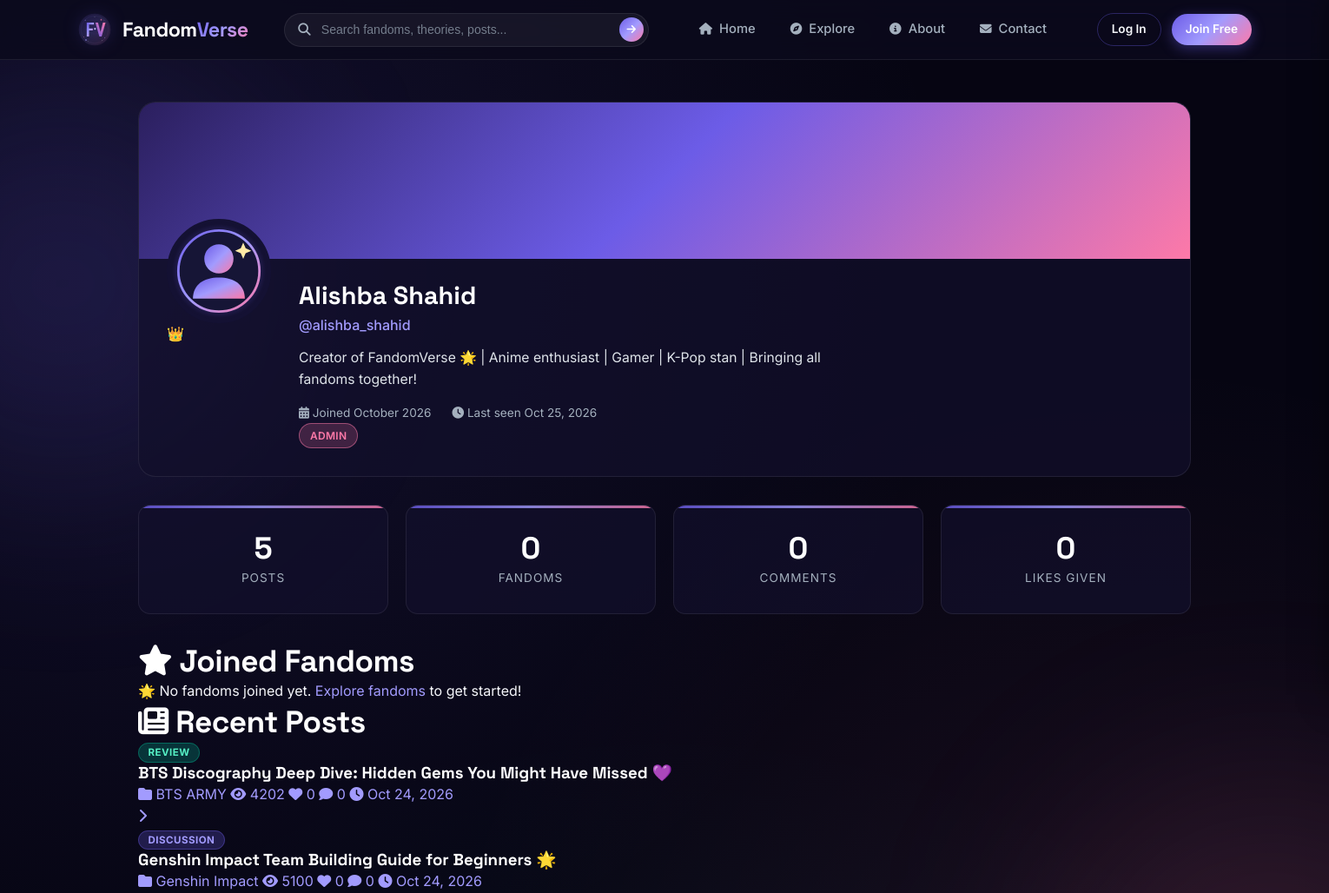
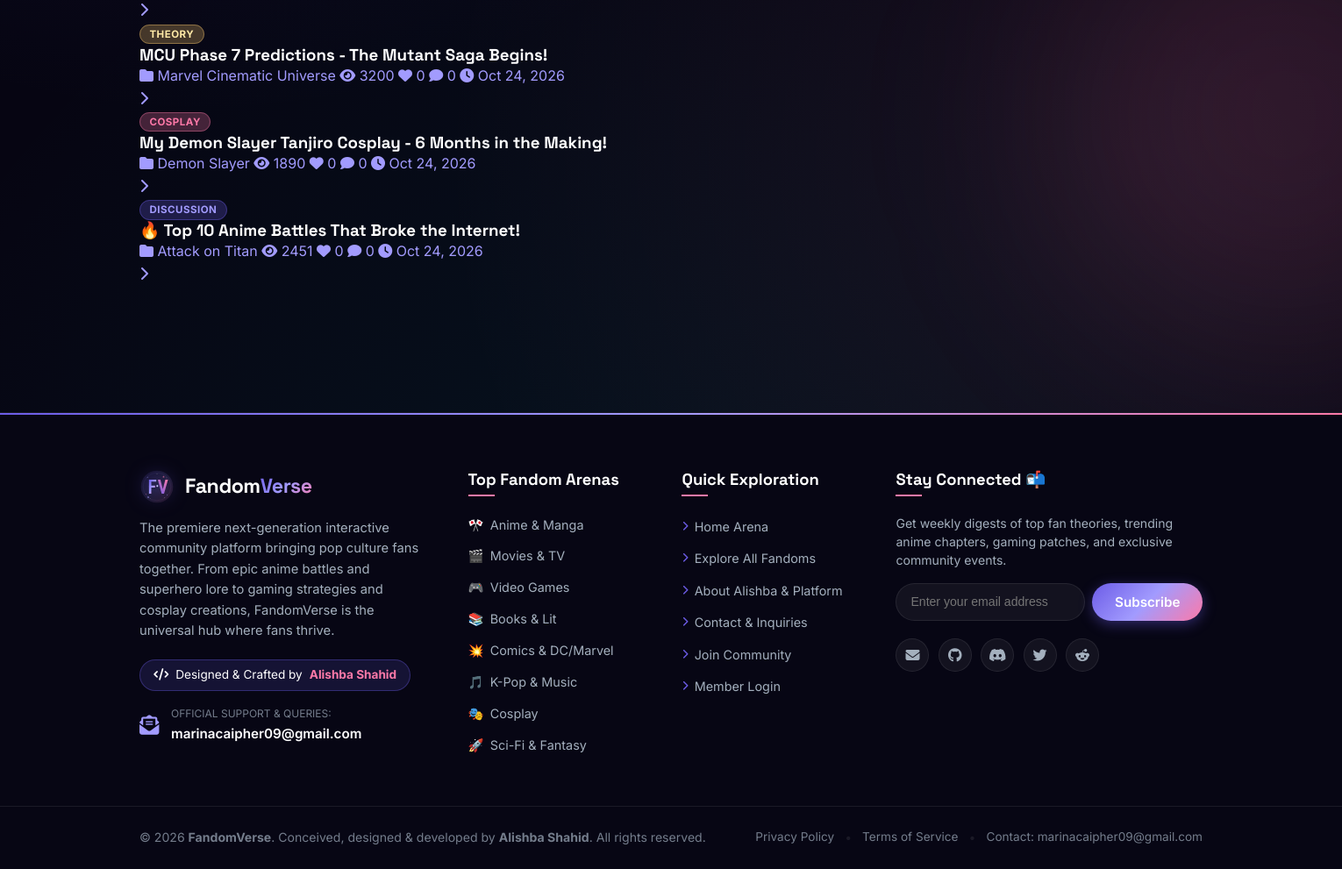
Screenshot of /profile/alishba_shahid with the database file from the repository (2 pictures, top to bottom).
### app.py (models this page shows, shortened)
class User(UserMixin, db.Model):
    id = db.Column(db.Integer, primary_key=True)
    username = db.Column(db.String(80), unique=True, nullable=False, index=True)
    email = db.Column(db.String(120), unique=True, nullable=False, index=True)
    password_hash = db.Column(db.String(256), nullable=False)
    display_name = db.Column(db.String(100))
    bio = db.Column(db.Text, default='')
    avatar_url = db.Column(db.String(300), default='/static/images/default-avatar.svg')
    role = db.Column(db.String(20), default='member')  # member, moderator, admin
    is_active = db.Column(db.Boolean, default=True)
    created_at = db.Column(db.DateTime, default=datetime.utcnow)
    last_seen = db.Column(db.DateTime, default=datetime.utcnow)
    posts = db.relationship('Post', backref='author', lazy='dynamic', cascade='all, delete-orphan')
    comments = db.relationship('Comment', backref='author', lazy='dynamic', cascade='all, delete-orphan')
    likes = db.relationship('Like', backref='user', lazy='dynamic', cascade='all, delete-orphan')
    joined_fandoms = db.relationship('Fandom', secondary=user_fandoms, backref=db.backref('members', lazy='dynamic'))

class Post(db.Model):
    id = db.Column(db.Integer, primary_key=True)
    title = db.Column(db.String(200), nullable=False)
    content = db.Column(db.Text, nullable=False)
    post_type = db.Column(db.String(20), default='discussion')  # discussion, theory, fanart, review, meme, cosplay
    image_url = db.Column(db.String(300))
    views = db.Column(db.Integer, default=0)
    is_pinned = db.Column(db.Boolean, default=False)
    created_at = db.Column(db.DateTime, default=datetime.utcnow)
    updated_at = db.Column(db.DateTime, default=datetime.utcnow, onupdate=datetime.utcnow)
    author_id = db.Column(db.Integer, db.ForeignKey('user.id'), nullable=False)
    fandom_id = db.Column(db.Integer, db.ForeignKey('fandom.id'), nullable=False)
    comments = db.relationship('Comment', backref='post', lazy='dynamic', cascade='all, delete-orphan')
    likes = db.relationship('Like', backref='post', lazy='dynamic', cascade='all, delete-orphan')
    tags = db.relationship('Tag', secondary=post_tags, backref=db.backref('posts', lazy='dynamic'))
    @property
    def like_count(self):
        return self.likes.count()
    @property
    def comment_count(self):
        return self.comments.count()

class Fandom(db.Model):
    id = db.Column(db.Integer, primary_key=True)
    name = db.Column(db.String(100), unique=True, nullable=False, index=True)
    slug = db.Column(db.String(120), unique=True, nullable=False, index=True)
    description = db.Column(db.Text, nullable=False)
    category = db.Column(db.String(50), nullable=False)  # anime, movies, games, tv, books, comics, music, kpop
    cover_image = db.Column(db.String(300), default='/static/images/default-fandom.svg')
    icon_emoji = db.Column(db.String(10), default='⭐')
    member_count = db.Column(db.Integer, default=0)
    is_featured = db.Column(db.Boolean, default=False)
    created_at = db.Column(db.DateTime, default=datetime.utcnow)
    posts = db.relationship('Post', backref='fandom', lazy='dynamic', cascade='all, delete-orphan')

### app.py (the view)
@app.route('/profile/<username>')
def profile(username):
    user = User.query.filter_by(username=username).first_or_404()
    posts = Post.query.filter_by(author_id=user.id).order_by(Post.created_at.desc()).limit(20).all()
    return render_template('profile.html', profile_user=user, posts=posts)

### app.py (called while the page is built)
@app.context_processor
def inject_globals():
    categories = [
        {'name': 'Anime & Manga', 'slug': 'anime', 'icon': '🎌', 'color': '#e84393'},
        {'name': 'Movies & TV', 'slug': 'movies', 'icon': '🎬', 'color': '#6c5ce7'},
        {'name': 'Video Games', 'slug': 'games', 'icon': '🎮', 'color': '#00b894'},
        {'name': 'Books & Lit', 'slug': 'books', 'icon': '📚', 'color': '#fdcb6e'},
        {'name': 'Comics & DC/Marvel', 'slug': 'comics', 'icon': '💥', 'color': '#e17055'},
        {'name': 'K-Pop & Music', 'slug': 'kpop', 'icon': '🎵', 'color': '#a29bfe'},
        {'name': 'Cosplay', 'slug': 'cosplay', 'icon': '🎭', 'color': '#fd79a8'},
        {'name': 'Sci-Fi & Fantasy', 'slug': 'scifi', 'icon': '🚀', 'color': '#0984e3'},
    ]
    return dict(
        categories=categories,
        current_year=datetime.utcnow().year,
        site_name='FandomVerse'
    )

### templates/profile.html (shortened to what this page needs)
{% extends "base.html" %}
{% block content %}
<section class="profile-page">
    <div class="container">
        <div class="profile-header animate-on-scroll" data-animation="fadeIn">
            <div class="profile-cover">
            </div>
            <div class="profile-info">
                <div class="profile-avatar-wrapper">
                    <img src="{{ profile_user.avatar_url }}" alt="{{ profile_user.display_name }}" class="profile-avatar">
                    {% if profile_user.role == 'admin' %}
                    <span class="role-badge admin-badge" title="Admin">👑</span>
                    {% elif profile_user.role == 'moderator' %}
                    <span class="role-badge mod-badge" title="Moderator">🛡️</span>
                    {% endif %}
                </div>
                <div class="profile-details">
                    <h1 class="profile-display-name">{{ profile_user.display_name or profile_user.username }}</h1>
                    <p class="profile-username">@{{ profile_user.username }}</p>
                    {% if profile_user.bio %}
                    <p class="profile-bio">{{ profile_user.bio }}</p>
                    {% endif %}
                    <div class="profile-meta">
                        <span class="meta-item"><i class="fas fa-calendar-alt"></i> Joined {{ profile_user.created_at.strftime('%B %Y') }}</span>
                        <span class="meta-item"><i class="fas fa-clock"></i> Last seen {{ profile_user.last_seen.strftime('%b %d, %Y') if profile_user.last_seen else 'N/A' }}</span>
                    </div>
                    {% if profile_user.role %}
                    <span class="badge badge-{{ profile_user.role }}">{{ profile_user.role | capitalize }}</span>
                    {% endif %}
                </div>
            </div>
        </div>
        <div class="profile-stats animate-on-scroll" data-animation="slideUp">
            <div class="stat-card">
                <span class="stat-number" data-count="{{ posts | length }}">{{ posts | length }}</span>
                <span class="stat-label">Posts</span>
            </div>
            <div class="stat-card">
                <span class="stat-number" data-count="{{ profile_user.joined_fandoms | length }}">{{ profile_user.joined_fandoms | length }}</span>
                <span class="stat-label">Fandoms</span>
            </div>
            <div class="stat-card">
                <span class="stat-number" data-count="{{ profile_user.comments.count() }}">{{ profile_user.comments.count() }}</span>
                <span class="stat-label">Comments</span>
            </div>
            <div class="stat-card">
                <span class="stat-number" data-count="{{ profile_user.likes.count() }}">{{ profile_user.likes.count() }}</span>
                <span class="stat-label">Likes Given</span>
            </div>
        </div>
        <div class="profile-content">
            <div class="profile-section animate-on-scroll" data-animation="slideUp">
                <h2 class="section-title"><i class="fas fa-star"></i> Joined Fandoms</h2>
                {% if profile_user.joined_fandoms %}
                <div class="fandom-badges-grid">
                    {% for fandom in profile_user.joined_fandoms %}
                    <a href="{{ url_for('fandom_detail', slug=fandom.slug) }}" class="fandom-badge-card">
                        <span class="fandom-badge-emoji">{{ fandom.icon_emoji }}</span>
                        <span class="fandom-badge-name">{{ fandom.name }}</span>
                    </a>
                    {% endfor %}
                </div>
                {% else %}
                <div class="empty-state">
                    <p>🌟 No fandoms joined yet. <a href="{{ url_for('explore') }}">Explore fandoms</a> to get started!</p>
                </div>
                {% endif %}
            </div>
            <div class="profile-section animate-on-scroll" data-animation="slideUp">
                <h2 class="section-title"><i class="fas fa-newspaper"></i> Recent Posts</h2>
                {% if posts %}
                <div class="posts-list">
                    {% for post in posts %}
                    <a href="{{ url_for('post_detail', post_id=post.id) }}" class="post-list-item">
                        <div class="post-list-info">
                            <span class="post-type-badge badge-{{ post.post_type }}">{{ post.post_type | capitalize }}</span>
                            <h3 class="post-list-title">{{ post.title }}</h3>
                            <div class="post-list-meta">
                                <span><i class="fas fa-folder"></i> {{ post.fandom.name }}</span>
                                <span><i class="fas fa-eye"></i> {{ post.views }}</span>
                                <span><i class="fas fa-heart"></i> {{ post.like_count }}</span>
                                <span><i class="fas fa-comment"></i> {{ post.comment_count }}</span>
                                <span><i class="fas fa-clock"></i> {{ post.created_at.strftime('%b %d, %Y') }}</span>
                            </div>
                        </div>
                        <i class="fas fa-chevron-right post-list-arrow"></i>
                    </a>
                    {% endfor %}
                </div>
                {% else %}
                <div class="empty-state">
                    <p>📝 No posts yet. {% if current_user.is_authenticated and current_user.id == profile_user.id %}<a href="{{ url_for('create_post') }}">Create your first post!</a>{% endif %}</p>
                </div>
                {% endif %}
            </div>
        </div>
    </div>
</section>
{% endblock %}

### rows the page displays
User: avatar_url (placeholder picture), display_name "Alishba Shahid", username "alishba_shahid", bio "Creator of FandomVerse 🌟 | Anime enthusiast | Gamer | K-Pop stan | Bringing all fandoms together!", created_at "October 2026", last_seen "Oct 25, 2026", role "ADMIN"
Post: post_type "REVIEW", title "BTS Discography Deep Dive: Hidden Gems You Might Have Missed 💜", fandom.name "BTS ARMY", views "4202", like_count "0", comment_count "0", created_at "Oct 24, 2026"
Post: post_type "DISCUSSION", title "Genshin Impact Team Building Guide for Beginners 🌟", fandom.name "Genshin Impact", views "5100", like_count "0", comment_count "0", created_at "Oct 24, 2026"
Post: post_type "THEORY", title "MCU Phase 7 Predictions - The Mutant Saga Begins!", fandom.name "Marvel Cinematic Universe", views "3200", like_count "0", comment_count "0", created_at "Oct 24, 2026"
Post: post_type "COSPLAY", title "My Demon Slayer Tanjiro Cosplay - 6 Months in the Making!", fandom.name "Demon Slayer", views "1890", like_count "0", comment_count "0", created_at "Oct 24, 2026"
Post: post_type "DISCUSSION", title "🔥 Top 10 Anime Battles That Broke the Internet!", fandom.name "Attack on Titan", views "2451", like_count "0", comment_count "0", created_at "Oct 24, 2026"

### other values shown
{{ posts | length }} "5"
{{ profile_user.joined_fandoms | length }} "0"
{{ profile_user.comments.count() }} "0"
{{ profile_user.likes.count() }} "0"
{{ cat.icon }} "🎌" "🎬" "🎮" "📚" "💥" "🎵" "🎭" "🚀"
{{ cat.name }} "Anime & Manga" "Movies & TV" "Video Games" "Books & Lit" "Comics & DC/Marvel" "K-Pop & Music" "Cosplay" "Sci-Fi & Fantasy"
